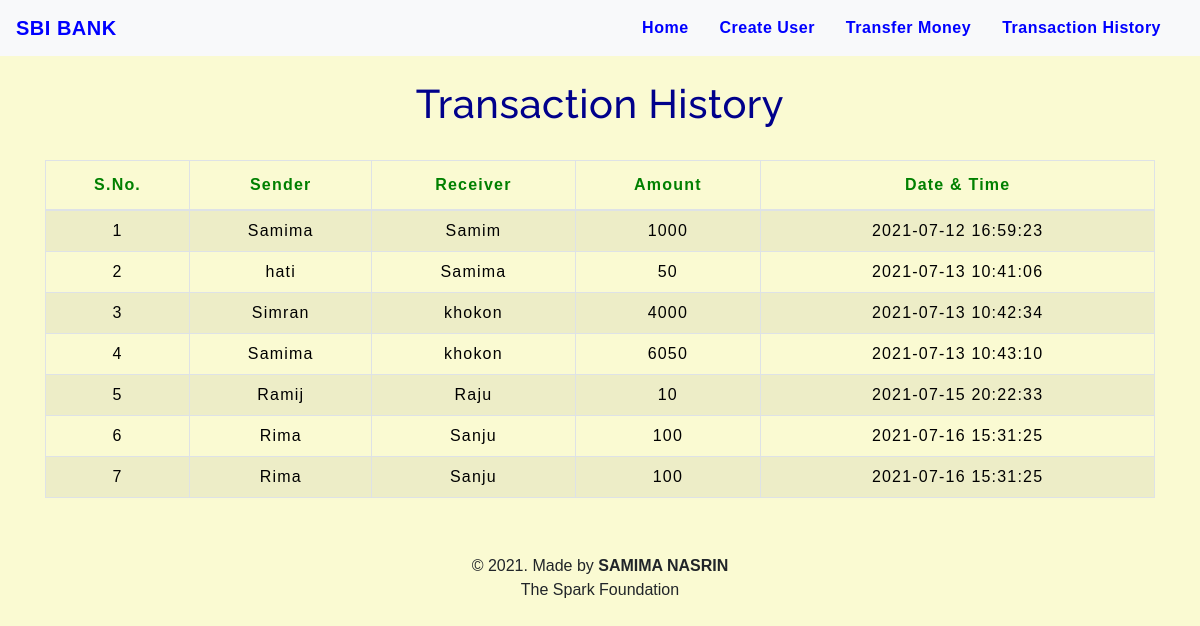
The page /transactionhistory.php on the database its author committed.
### tables this page shows
CREATE TABLE `transaction` (
  `sno` int(3) NOT NULL,
  `sender` text NOT NULL,
  `receiver` text NOT NULL,
  `balance` int(8) NOT NULL,
  `datetime` datetime NOT NULL DEFAULT current_timestamp()
);

### transactionhistory.php (the view, shortened to what this page needs)
<!DOCTYPE html>
<html lang="en">
<head>
    <link rel="stylesheet" href="https://stackpath.bootstrapcdn.com/bootstrap/4.5.2/css/bootstrap.min.css">
    <link rel="stylesheet" type="text/css" href="css/table.css">
    <link rel="stylesheet" type="text/css" href="css/navbar.css">
</head>
<body style="background-color : lightgoldenrodyellow;">
<?php
  include 'navbar.php';
?>
	<div class="container">
        <h2 class="text-center pt-4" style="color : darkblue;">Transaction History</h2>
       <br>
       <div class="table-responsive-sm">
    <table class="table table-hover table-striped table-condensed table-bordered">
        <thead style="color : green;">
            <tr>
                <th class="text-center">S.No.</th>
                <th class="text-center">Sender</th>
                <th class="text-center">Receiver</th>
                <th class="text-center">Amount</th>
                <th class="text-center">Date & Time</th>
            </tr>
        </thead>
        <tbody>
        <?php
            include 'config.php';
            $sql ="select * from transaction";
            $query =mysqli_query($conn, $sql);
            while($rows = mysqli_fetch_assoc($query))
            {
        ?>
            <tr style="color : black;">
            <td class="py-2"><?php echo $rows['sno']; ?></td>
            <td class="py-2"><?php echo $rows['sender']; ?></td>
            <td class="py-2"><?php echo $rows['receiver']; ?></td>
            <td class="py-2"><?php echo $rows['balance']; ?> </td>
            <td class="py-2"><?php echo $rows['datetime']; ?> </td>
        <?php
            }
        ?>
        </tbody>
    </table>
    </div>
</div>
<footer class="text-center mt-5 py-2">
            <p>&copy 2021. Made by <b>SAMIMA NASRIN</b> <br> The Spark Foundation</p>
</footer>
</body>
</html>

### navbar.php (shortened to what this page needs)
<nav class="navbar navbar-expand-md navbar-light bg-light">
<a class="navbar-brand" href="index.php" style="color : blue;"><b>SBI BANK</b></a>
<div class="collapse navbar-collapse" id="collapsibleNavbar">
      <ul class="navbar-nav ml-auto">
        <li class="nav-item">
          <a class="nav-link" href="index.php" style="color : blue;"><b>Home</b></a>
        </li>
        <li class="nav-item">
          <a class="nav-link" href="createuser.php" style="color : blue;"><b>Create User</b></a>
        </li>
        <li class="nav-item">
          <a class="nav-link" href="transfermoney.php" style="color : blue;"><b>Transfer Money</b></a>
        </li>
        <li class="nav-item">
          <a class="nav-link" href="transactionhistory.php" style="color : blue;"><b>Transaction History</b></a>
        </li>
    </div>
 </nav>

### css/table.css (style rules this page uses)
* { padding: 0; margin: 0; box-sizing: border-box; font-family: sans-serif; }
h2 { font-size: 40px; }
table { letter-spacing: 1.2px; }
td { text-align: center; }

### css/navbar.css (style rules this page uses)
.nav-link { margin-right: 15px; color:#2F363F; letter-spacing: 0.5px; transition: 0.5s; }
.navbar-brand { color: #4C4B4B; letter-spacing: 0.5px; }
h2 { color: #4C4B4B; letter-spacing: 0.5px; font-family: raleway; }

### rows shown on the page
transaction: sno "1", sender "Samima", receiver "Samim", balance "1000", datetime "2021-07-12 16:59:23"
transaction: sno "2", sender "hati", receiver "Samima", balance "50", datetime "2021-07-13 10:41:06"
transaction: sno "3", sender "Simran", receiver "khokon", balance "4000", datetime "2021-07-13 10:42:34"
transaction: sno "4", sender "Samima", receiver "khokon", balance "6050", datetime "2021-07-13 10:43:10"
transaction: sno "5", sender "Ramij", receiver "Raju", balance "10", datetime "2021-07-15 20:22:33"
transaction: sno "6", sender "Rima", receiver "Sanju", balance "100", datetime "2021-07-16 15:31:25"
transaction: sno "7", sender "Rima", receiver "Sanju", balance "100", datetime "2021-07-16 15:31:25"
